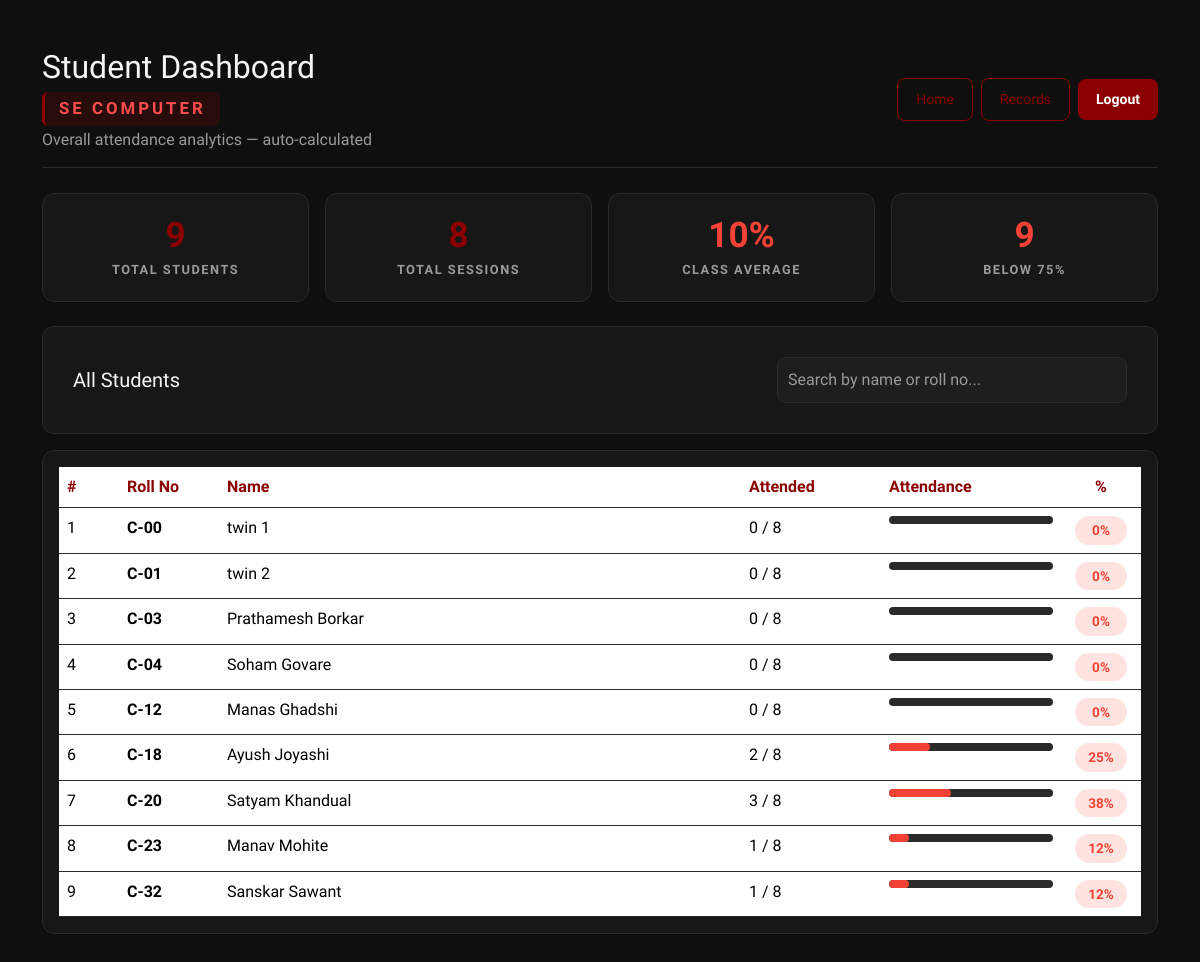
The page /dashboard (signed in) on the database as committed earlier.
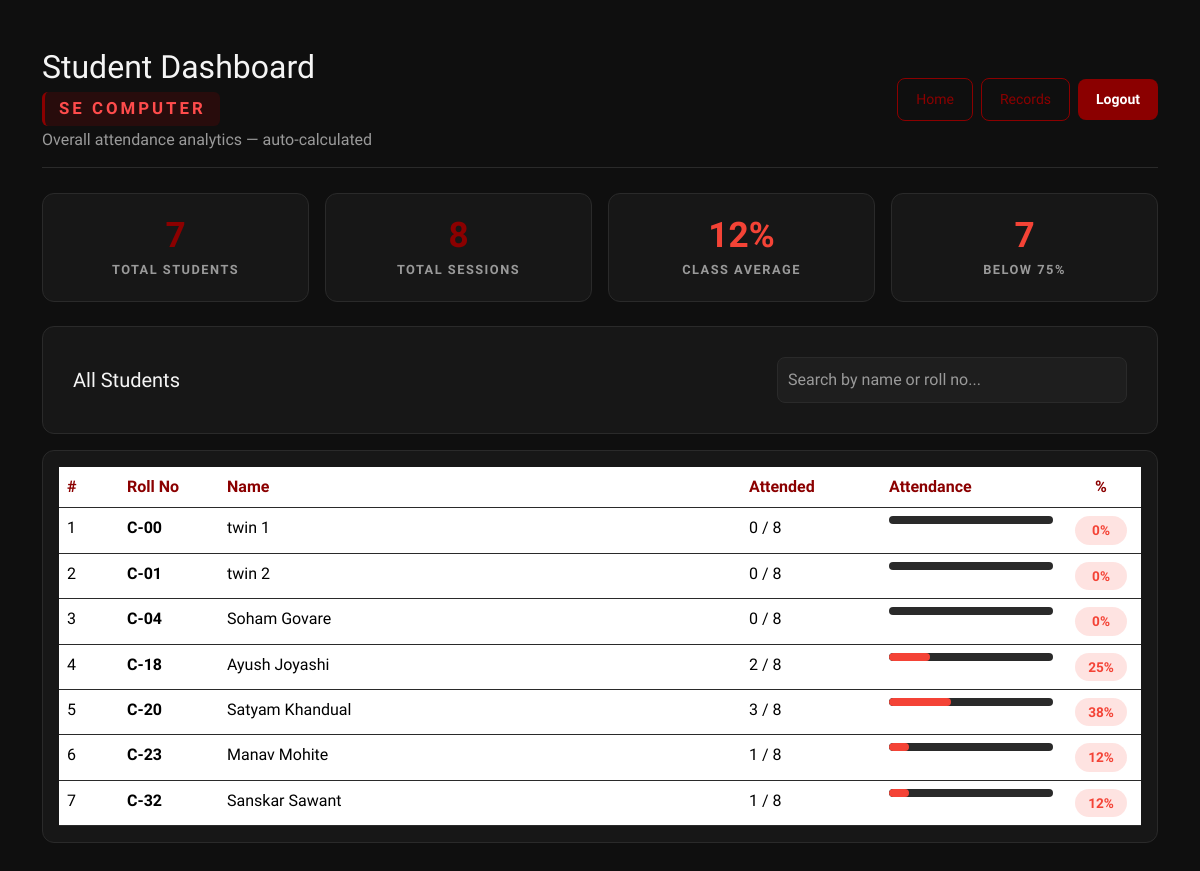
The same page on the database as committed later.
### tables this page shows
CREATE TABLE registered_faces (
            id INTEGER PRIMARY KEY AUTOINCREMENT,
            name TEXT,
            roll_no TEXT UNIQUE
        );

### app.py (the view)
@app.route("/dashboard")
@login_required
def dashboard():
    conn = sqlite3.connect(DB_FILE, timeout=10)
    cur = conn.cursor()
    cur.execute("SELECT name, roll_no FROM registered_faces ORDER BY roll_no ASC")
    students = cur.fetchall()
    cur.execute("""
        SELECT lecture_name, COUNT(*) as total
        FROM sessions
        GROUP BY lecture_name
    """)
    sessions_per_subject = {row[0]: row[1] for row in cur.fetchall()}
    cur.execute("SELECT COUNT(*) FROM sessions")
    total_sessions = cur.fetchone()[0]
    subject_list = sorted(sessions_per_subject.keys())
    student_data = []
    for student_name, roll_no in students:
        full_name = f"{student_name} ({roll_no})"
        cur.execute("""
            SELECT lecture_name, COUNT(*) as attended
            FROM attendance
            WHERE name = ?
            GROUP BY lecture_name
        """, (full_name,))
        attended_map = {row[0]: row[1] for row in cur.fetchall()}
        subject_breakdown = []
        total_attended = 0
        total_possible = 0
        for subj in subject_list:
            conducted = sessions_per_subject.get(subj, 0)
            attended = attended_map.get(subj, 0)
            total_attended += attended
            total_possible += conducted
            pct = round((attended / conducted) * 100) if conducted > 0 else 0
            subject_breakdown.append({
                'subject': subj,
                'attended': attended,
                'conducted': conducted,
                'percentage': pct,
            })
        overall_pct = round((total_attended / total_possible) * 100) if total_possible > 0 else 0
        student_data.append({
            'name': student_name,
            'roll_no': roll_no,
            'total_attended': total_attended,
            'total_possible': total_possible,
            'overall_pct': overall_pct,
            'subjects': subject_breakdown,
        })
    avg_pct = round(sum(s['overall_pct'] for s in student_data) / len(student_data)) if student_data else 0
    low_attendance = sum(1 for s in student_data if s['overall_pct'] < 75)
    conn.close()
    return render_template(
        "dashboard.html",
        student_data=student_data,
        subject_list=subject_list,
        total_sessions=total_sessions,
        total_students=len(students),
        avg_pct=avg_pct,
        low_attendance=low_attendance,
    )

### app.py (called while the page is built)
@login_manager.user_loader
def load_user(user_id):
    conn = sqlite3.connect(DB_FILE, timeout=10)
    cur = conn.cursor()
    cur.execute("SELECT id, email, name FROM users WHERE id=?", (user_id,))
    user = cur.fetchone()
    conn.close()
    if user:
        return User(user[0], user[1], user[2])
    return None

### templates/dashboard.html (shortened to what this page needs)
<!DOCTYPE html>
<html>
<head>
  <link href="https://cdn.jsdelivr.net/npm/bootstrap@5.3.3/dist/css/bootstrap.min.css" rel="stylesheet"/>
  <link rel="stylesheet" href="{{ url_for('static', filename='style.css') }}">
</head>
<body>
<div class="container py-5">
  <div class="top-bar d-flex justify-content-between align-items-center flex-wrap">
    <div>
      <h2 class="mb-0">Student Dashboard</h2>
      <div style="font-size: 1.05rem; font-weight: 700; color: #ff4c4c; letter-spacing: 3px; margin-top: 6px; background: rgba(139,0,0,0.2); display: inline-block; padding: 4px 14px; border-radius: 6px; border-left: 3px solid var(--accent, #8B0000);">SE COMPUTER</div>
      <div class="text-muted" style="margin-top: 2px;">Overall attendance analytics — auto-calculated</div>
    </div>
    <div class="d-flex gap-2 align-items-center mt-3 mt-md-0">
      <a href="/" class="btn btn-outline-crimson btn-sm">Home</a>
      <a href="/attendance" class="btn btn-outline-crimson btn-sm">Records</a>
      <a href="/logout" class="btn btn-crimson btn-sm">Logout</a>
    </div>
  </div>
  <div class="stat-grid">
    <div class="stat-card">
      <div class="stat-value stat-accent">{{ total_students }}</div>
      <div class="stat-label">Total Students</div>
    </div>
    <div class="stat-card">
      <div class="stat-value stat-accent">{{ total_sessions }}</div>
      <div class="stat-label">Total Sessions</div>
    </div>
    <div class="stat-card">
      <div class="stat-value {% if avg_pct >= 75 %}stat-green{% elif avg_pct >= 60 %}stat-amber{% else %}stat-red{% endif %}">{{ avg_pct }}%</div>
      <div class="stat-label">Class Average</div>
    </div>
    <div class="stat-card">
      <div class="stat-value stat-red">{{ low_attendance }}</div>
      <div class="stat-label">Below 75%</div>
    </div>
  </div>
  <div class="custom-card mt-4">
    <div class="d-flex justify-content-between align-items-center flex-wrap gap-2">
      <h5 class="mb-0">All Students</h5>
      <input type="text" class="dash-search" id="studentSearch" placeholder="Search by name or roll no..." oninput="filterStudents()">
    </div>
  </div>
  {% if student_data %}
  <div class="custom-card mt-3" style="padding: 16px;">
    <table class="table mb-0" id="studentTable">
      <thead>
        <tr>
          <th style="width: 60px;">#</th>
          <th style="width: 100px;">Roll No</th>
          <th>Name</th>
          <th style="width: 140px;">Attended</th>
          <th style="width: 180px;">Attendance</th>
          <th style="width: 80px; text-align: center;">%</th>
        </tr>
      </thead>
      <tbody>
        {% for s in student_data %}
        <tr class="student-row" data-name="{{ s.name|lower }}" data-roll="{{ s.roll_no|lower }}" onclick="toggleDetail('detail-{{ loop.index }}')">
          <td>{{ loop.index }}</td>
          <td><strong>{{ s.roll_no }}</strong></td>
          <td>{{ s.name }}</td>
          <td>{{ s.total_attended }} / {{ s.total_possible }}</td>
          <td>
            <div class="pct-bar-bg">
              <div class="pct-bar-fill {% if s.overall_pct >= 75 %}pct-green{% elif s.overall_pct >= 60 %}pct-amber{% else %}pct-red{% endif %}"
                   style="width: {{ s.overall_pct }}%"></div>
            </div>
          </td>
          <td style="text-align: center;">
            <span class="pct-badge {% if s.overall_pct >= 75 %}pct-badge-green{% elif s.overall_pct >= 60 %}pct-badge-amber{% else %}pct-badge-red{% endif %}">
              {{ s.overall_pct }}%
            </span>
          </td>
        </tr>
        {% endfor %}
      </tbody>
    </table>
  </div>
  {% else %}
  <div class="custom-card mt-4">
    <p class="text-muted mb-0">No registered students or sessions found. Start a session and mark attendance to see analytics here.</p>
  </div>
  {% endif %}
</div>
</body>
</html>

### static/style.css (style rules this page uses)
:root { --bg-main: #0f0f0f; --bg-card: #171717; --border-color: #2a2a2a; --accent: #8B0000; --accent-hover: #b30000; --text-main: #f5f5f5; --text-muted: #9a9a9a; }
body { background-color: var(--bg-main) !important; color: var(--text-main) !important; font-family: "Sora",sans-serif; margin: 0; }
.container { background-color: transparent !important; }
.top-bar { border-bottom: 1px solid var(--border-color); padding-bottom: 15px; margin-bottom: 25px; }
.top-bar > div:last-child { margin-left: auto; flex-shrink: 0; }
.custom-card, .container-box { background-color: var(--bg-card); border: 1px solid var(--border-color); border-radius: 12px; padding: 30px; }
input, select { background-color: #1e1e1e !important; border: 1px solid var(--border-color) !important; color: white !important; padding: 10px; border-radius: 8px; width: 100%; margin-bottom: 15px; }
input::placeholder, select::placeholder { color: var(--text-muted) !important; opacity: 1; }
.btn-crimson { background-color: var(--accent) !important; border: none !important; color: white !important; padding: 10px 18px; border-radius: 8px; font-weight: 600; cursor: pointer; }
.btn-outline-crimson { border: 1px solid var(--accent) !important; color: var(--accent) !important; background: transparent !important; padding: 10px 18px; border-radius: 8px; }
table { background-color: var(--bg-card) !important; color: white !important; }
th { color: var(--accent) !important; }
tr { border-color: var(--border-color) !important; }
.text-muted { color: var(--text-muted) !important; }
a { color: var(--accent); text-decoration: none; }

### templates/dashboard.html (style rules this page uses)
.stat-grid { display: grid; grid-template-columns: repeat(auto-fit, minmax(200px, 1fr)); gap: 16px; margin-top: 20px; }
.stat-card { background: var(--bg-card, #171717); border: 1px solid var(--border-color, #2a2a2a); border-radius: 12px; padding: 22px; text-align: center; }
.stat-value { font-size: 2.2rem; font-weight: 800; line-height: 1.1; }
.stat-label { font-size: 0.8rem; color: var(--text-muted, #9a9a9a); text-transform: uppercase; letter-spacing: 1.5px; margin-top: 6px; font-weight: 600; }
.stat-accent { color: var(--accent, #8B0000); }
.stat-red { color: #f44336; }
.student-row { cursor: pointer; transition: background 0.2s; }
.pct-bar-bg { width: 100%; height: 8px; background: #2a2a2a; border-radius: 4px; overflow: hidden; }
.pct-bar-fill { height: 100%; border-radius: 4px; transition: width 0.6s ease; }
.pct-red { background: #f44336; }
.pct-badge { font-size: 0.85rem; font-weight: 700; padding: 4px 12px; border-radius: 20px; display: inline-block; min-width: 52px; text-align: center; }
.pct-badge-red { background: rgba(244,67,54,0.15); color: #f44336; }
.dash-search { margin-bottom: 0 !important; max-width: 350px; }

Rows that differ between the two databases and show on the page:
removed registered_faces: roll_no "C-03", name "Prathamesh Borkar", total_attended "0", total_possible "8", overall_pct "0"
removed registered_faces: roll_no "C-12", name "Manas Ghadshi", total_attended "0", total_possible "8", overall_pct "0"
Other text that changed with them:
{{ total_students }}: "9" → "7"
{{ avg_pct }}: "10" → "12"
{{ low_attendance }}: "9" → "7"
